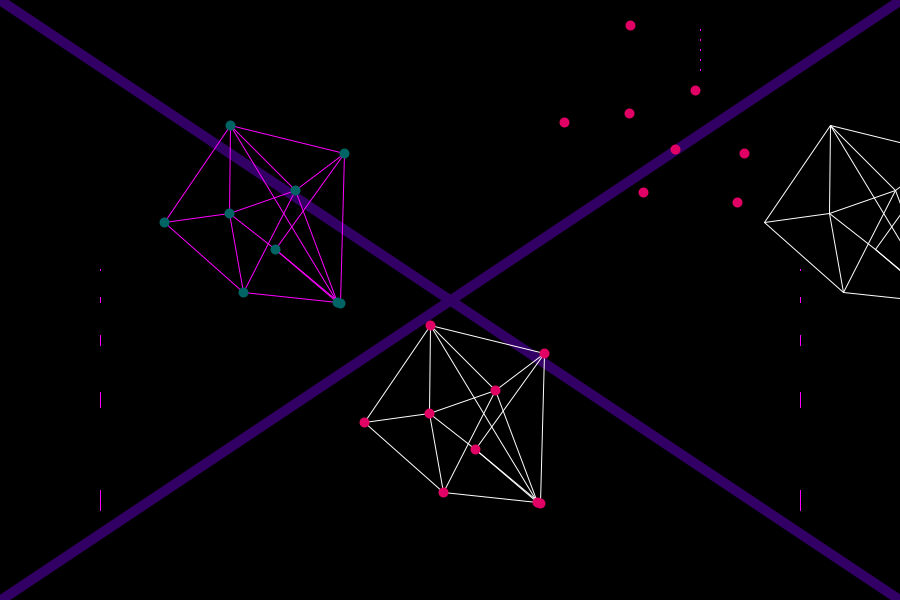
Frame 1 (no input)
Frame 60 (the mouse pressed at the canvas centre just before this capture): identical to frame 1, image omitted
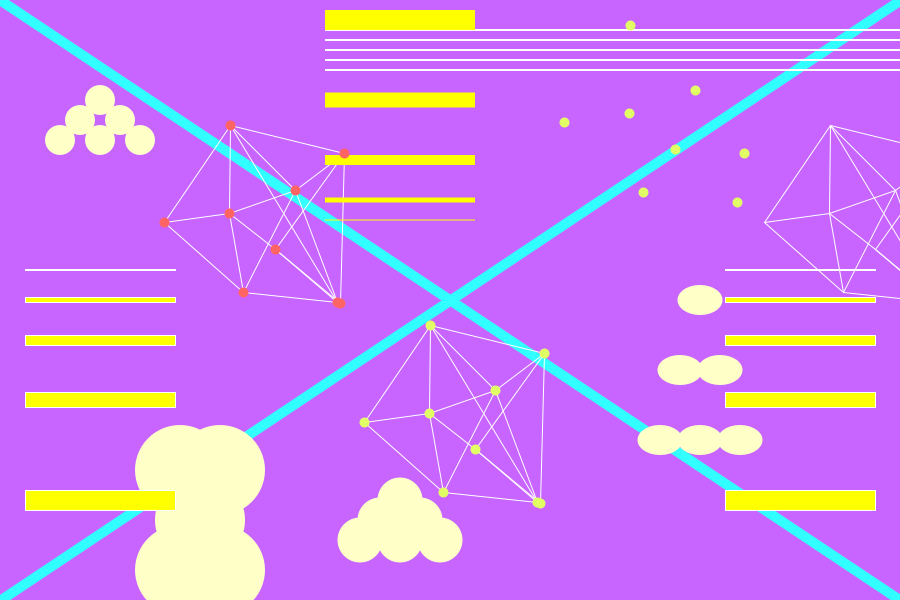
Frame 120 (the mouse held since frame 60 and released just before this capture)

The Processing sketch that drew these frames (run headless with seeded random() and noise(); from frame 60 on, the mouse is pressed at the canvas centre):

// Processing sketch: processing_71388
// ── processing_71388.pde

void setup() {
  size(900, 600);
  frameRate(30) ;
 
}

void draw() {
  smooth();
   background(mouseY-100, mouseY-200, mouseX);
  // Set ellipses and rects to CENTER mode
  ellipseMode(CENTER);
  rectMode(CENTER);
  
  //X line
  strokeWeight(10);
  stroke(50, mouseX-100, mouseX+100);
  line(0, 0, 900, 600);
  line(900, 0, 0, 600);

  // Draw Zoog’s body
  noStroke();
  fill(mouseY, mouseX, 200);
  //1 triangle
  ellipse(100, 100, int(mouseY/10), int(mouseY/10));
  ellipse(120, 120, int(mouseY/10), int(mouseY/10));
  ellipse(80, 120, int(mouseY/10), int(mouseY/10));
  ellipse(60, 140, int(mouseY/10), int(mouseY/10));
  ellipse(140, 140, int(mouseY/10), int(mouseY/10));
  ellipse(100, 140, int(mouseY/10), int(mouseY/10));
  //2 triangle
  ellipse(400, 500,  int(mouseX/10), int(mouseX/10));
  ellipse(420, 520, int(mouseX/10), int(mouseX/10));
  ellipse(380, 520, int(mouseX/10), int(mouseX/10));
  ellipse(360, 540, int(mouseX/10), int(mouseX/10));
  ellipse(440, 540, int(mouseX/10), int(mouseX/10));
  ellipse(400, 540, int(mouseX/10), int(mouseX/10));
  
   //3 triangle
  ellipse(700, 300, int(mouseX/10), int(mouseY/10));
  ellipse(720, 370, int(mouseX/10), int(mouseY/10));
  ellipse(680, 370, int(mouseX/10), int(mouseY/10));
  ellipse(660, 440, int(mouseX/10), int(mouseY/10));
  ellipse(740, 440, int(mouseX/10), int(mouseY/10));
  ellipse(700, 440, int(mouseX/10), int(mouseY/10));
   //4 triangle
  ellipse(200, 520, int(mouseX/5), int(mouseX/5));
  ellipse(220, 570, int(mouseX/5), int(mouseX/5));
  ellipse(180, 570, int(mouseX/5), int(mouseX/5));
  ellipse(220, 470, int(mouseX/5), int(mouseX/5));
  ellipse(180, 470, int(mouseX/5), int(mouseX/5));
  

  
   
   //line
   strokeWeight(1);
   stroke(255, mouseX, 255);
   line(164,222,229,213);
   line(164,222,230,125);
   line(164,222,243,292);
   
   line(229,213,230,125);
   line(229,213,243,292);
   line(229,213,295,190);
   line(229,213,275,249);
  
   line(230,125,295,190);
   line(230,125,337,302);
   line(230,125,344,153);
   
   line(243,292,295,190);
   line(243,292,337,302);
   
   line(295,190,337,302);
   line(295,190,344,153);
   
   line(275,249,337,302);
   line(275,249,340,303);
   line(275,249,344,153);
   
   line(340,303,344,153);
   
   //triangle rect
   fill(mouseX+50, mouseY, 0);
   rect(100,500, int(mouseY-mouseX), 20);
   rect(100,400, int(mouseY-mouseX), 15);
   rect(100,340, int(mouseY-mouseX), 10);
   rect(100,300, int(mouseY-mouseX), 5);
   rect(100,270, int(mouseY-mouseX), 1);
   
   
   rect(700,30, int(mouseX+mouseY), 1);
   rect(700,40, int(mouseX+mouseY), 1);
  rect(700,50, int(mouseX+mouseY), 1);
  rect(700,60, int(mouseX+mouseY), 1);
  rect(700,70, int(mouseX+mouseY), 1);
  
  rect(800,500, int(mouseX-mouseY), 20);
   rect(800,400, int(mouseX-mouseY), 15);
   rect(800,340, int(mouseX-mouseY), 10);
   rect(800,300, int(mouseX-mouseY), 5);
   rect(800,270, int(mouseX-mouseY), 1);
   noStroke();
   rect(400,220, int(mouseX-mouseY), 1);
   rect(400,200, int(mouseX-mouseY), 5);
   rect(400,160, int(mouseX-mouseY), 10);
   rect(400,100, int(mouseX-mouseY), 15);
   rect(400,20, int(mouseX-mouseY), 20);
   //line
   strokeWeight(1);
   stroke(255);
   line(364,422,429,413);
   line(364,422,430,325);
   line(364,422,443,492);
   
   line(429,413,430,325);
   line(429,413,443,492);
   line(429,413,495,390);
   line(429,413,475,449);
  
   line(430,325,495,390);
   line(430,325,537,502);
   line(430,325,544,353);
   
   line(443,492,495,390);
   line(443,492,537,502);
   
   line(495,390,537,502);
   line(495,390,544,353);
   
   line(475,449,537,502);
   line(475,449,540,503);
   line(475,449,544,353);
   
   line(540,503,544,353);
   //point
  strokeWeight(10);
  stroke(mouseY, 100, 100);
   
   point(164,222);//1
   point(229,213);//2
   point(230,125);//3
   point(243,292);//4
   point(295,190);//5
   point(275,249);//6
   point(337,302);//7
   point(340,303);//8
   point(344,153);//9
   
   //point
  strokeWeight(10);
  stroke(225, mouseY, 100);
   
   point(364,422);//1
   point(429,413);//2
   point(430,325);//3
   point(443,492);//4
   point(495,390);//5
   point(475,449);//6
   point(537,502);//7
   point(540,503);//8
   point(544,353);//9
   
   //top point
   point(564,122);//1
   point(629,113);//2
   point(630,25);//3
   point(643,192);//4
   point(695,90);//5
   point(675,149);//6
   point(737,202);//7
   point(744,153);//9
   
   //line
   strokeWeight(1);
   stroke(255);
   line(764,222,829,213);
   line(764,222,830,125);
   line(764,222,843,292);
   
   line(829,213,830,125);
   line(829,213,843,292);
   line(829,213,895,190);
   line(829,213,875,249);
  
   line(830,125,895,190);
   line(830,125,937,302);
   line(830,125,944,153);
   
   line(843,292,895,190);
   line(843,292,937,302);
   
   line(895,190,937,302);
   line(895,190,944,153);
   
   line(875,249,937,302);
   line(875,249,940,303);
   line(875,249,944,153);
   
   line(940,303,944,153);
  
}
